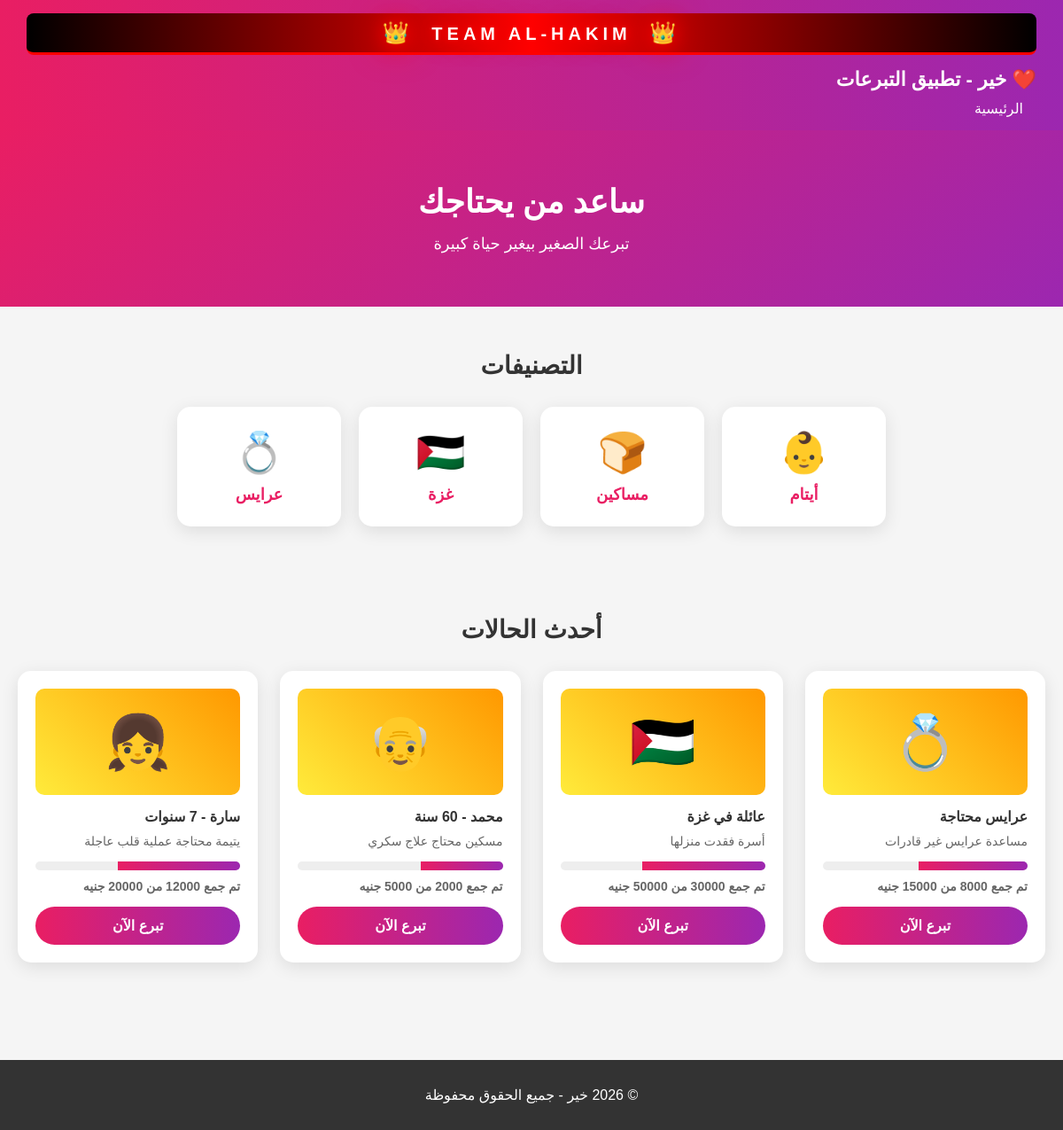
The page / on the database its author committed.
### tables this page shows
CREATE TABLE cases (
        id INTEGER PRIMARY KEY AUTOINCREMENT,
        title TEXT,
        description TEXT,
        category TEXT,
        target_amount INTEGER,
        collected_amount INTEGER DEFAULT 0,
        image TEXT,
        created_at TEXT
    );

### app.py (the view)
@app.route('/')
def home():
    conn = sqlite3.connect('khair.db')
    c = conn.cursor()
    c.execute('SELECT * FROM cases ORDER BY id DESC')
    cases = c.fetchall()
    conn.close()
    return render_template('index.html', cases=cases)

### templates/index.html (shortened to what this page needs)
<!DOCTYPE html>
<html lang="ar" dir="rtl">
<head>
<link rel="stylesheet" href="/static/style.css">
</head>
<body>
<header class="navbar">
  <div class="admin-header">
    <span class="crown">👑</span>
    <span class="admin-title">TEAM AL-HAKIM</span>
    <span class="crown">👑</span>
  </div>
  <div class="app-name">❤️ خير - تطبيق التبرعات</div>
  <nav>
    <a href="/">الرئيسية</a>
  </nav>
</header>
<section class="hero">
  <h2>ساعد من يحتاجك</h2>
  <p>تبرعك الصغير بيغير حياة كبيرة</p>
</section>
<section class="categories">
  <h3>التصنيفات</h3>
  <div class="category-grid">
    <a href="/category/orphans" class="category-card">
      <span>👶</span>
      <h4>أيتام</h4>
    </a>
    <a href="/category/poor" class="category-card">
      <span>🍞</span>
      <h4>مساكين</h4>
    </a>
    <a href="/category/gaza" class="category-card">
      <span>🇵🇸</span>
      <h4>غزة</h4>
    </a>
    <a href="/category/brides" class="category-card">
      <span>💍</span>
      <h4>عرايس</h4>
    </a>
  </div>
</section>
<section class="cases">
  <h3>أحدث الحالات</h3>
  <div class="case-grid">
    {% for case in cases %}
    <div class="case-card">
      <div class="case-img">{{ case[6] }}</div>
      <h4>{{ case[1] }}</h4>
      <p>{{ case[2] }}</p>
      <div class="progress">
        <div class="progress-bar" style="width: {{ (case[5] / case[4] * 100)|int }}%"></div>
      </div>
      <p class="amount">تم جمع {{ case[5] }} من {{ case[4] }} جنيه</p>
      <a href="/case/{{ case[0] }}" class="donate-btn">تبرع الآن</a>
    </div>
    {% endfor %}
  </div>
</section>
<footer>
  <p>© 2026 خير - جميع الحقوق محفوظة</p>
</footer>
</body>
</html>

### static/style.css (style rules this page uses)
* { margin: 0; padding: 0; box-sizing: border-box; font-family: 'Arial', sans-serif; }
body { background: #f5f5f5; color: #333; direction: rtl; }
.navbar { background: linear-gradient(90deg, #e91e63, #9c27b0); color: white; padding: 15px 30px; box-shadow: 0 2px 10px rgba(0,0,0,0.1); }
.admin-header { background: linear-gradient(90deg, #000, #f00, #000); color: #fff; padding: 8px 20px; text-align: center; font-size: 20px; font-weight: bold; letter-spacing: 5px; text-shadow: 0 0 20px #f00, 0 0 40px #f00; animation: adminPulse 2s infinite; border-bottom: 3px solid #f00; margin-bottom: 15px; border-radius: 8px; }
.admin-title { color: #fff; text-shadow: 0 0 10px #f00, 0 0 20px #f00, 0 0 30px #f00; }
.crown { font-size: 24px; animation: rotate 3s infinite linear; display: inline-block; margin: 0 10px; }
.app-name { font-size: 22px; color: white; font-weight: bold; margin-bottom: 10px; }
.navbar a { color: white; text-decoration: none; margin: 0 15px; transition: 0.3s; }
.hero { background: linear-gradient(135deg, #e91e63, #9c27b0); color: white; padding: 60px 20px; text-align: center; }
.hero h2 { font-size: 36px; margin-bottom: 15px; }
.hero p { font-size: 18px; }
.categories, .cases { padding: 50px 20px; text-align: center; }
.categories h3, .cases h3 { font-size: 28px; margin-bottom: 30px; color: #333; }
.category-grid { display: grid; grid-template-columns: repeat(auto-fit, minmax(140px, 1fr)); gap: 20px; max-width: 800px; margin: 0 auto; }
.category-card { background: white; padding: 25px 15px; border-radius: 15px; text-decoration: none; color: #333; box-shadow: 0 5px 20px rgba(0,0,0,0.1); transition: 0.3s; display: block; }
.category-card span { font-size: 45px; display: block; margin-bottom: 10px; }
.category-card h4 { color: #e91e63; font-size: 18px; }
.case-grid { display: grid; grid-template-columns: repeat(auto-fit, minmax(250px, 1fr)); gap: 25px; max-width: 1200px; margin: 0 auto; }
.case-card { background: white; padding: 20px; border-radius: 15px; box-shadow: 0 5px 20px rgba(0,0,0,0.1); text-align: right; }
.case-img { width: 100%; height: 120px; background: linear-gradient(45deg, #ffeb3b, #ff9800); border-radius: 10px; display: flex; align-items: center; justify-content: center; font-size: 60px; margin-bottom: 15px; }
.case-card h4 { margin-bottom: 10px; color: #333; }
.case-card p { color: #666; margin-bottom: 15px; font-size: 14px; }
.progress { background: #eee; height: 10px; border-radius: 5px; overflow: hidden; margin-bottom: 10px; }
.progress-bar { background: linear-gradient(90deg, #e91e63, #9c27b0); height: 100%; transition: 0.5s; }
.amount { font-size: 13px; color: #e91e63; font-weight: bold; margin-bottom: 15px; }
.donate-btn, .cta-btn { background: linear-gradient(90deg, #e91e63, #9c27b0); color: white; border: none; padding: 12px 30px; border-radius: 25px; cursor: pointer; font-size: 16px; font-weight: bold; text-decoration: none; display: inline-block; transition: 0.3s; }
.donate-btn { display: block; text-align: center; }
footer { background: #333; color: white; text-align: center; padding: 30px; margin-top: 60px; }

### rows shown on the page
cases: image "💍", title "عرايس محتاجة", description "مساعدة عرايس غير قادرات", collected_amount "8000", target_amount "15000"
cases: image "🇵🇸", title "عائلة في غزة", description "أسرة فقدت منزلها", collected_amount "30000", target_amount "50000"
cases: image "👴", title "محمد - 60 سنة", description "مسكين محتاج علاج سكري", collected_amount "2000", target_amount "5000"
cases: image "👧", title "سارة - 7 سنوات", description "يتيمة محتاجة عملية قلب عاجلة", target_amount "20000"
